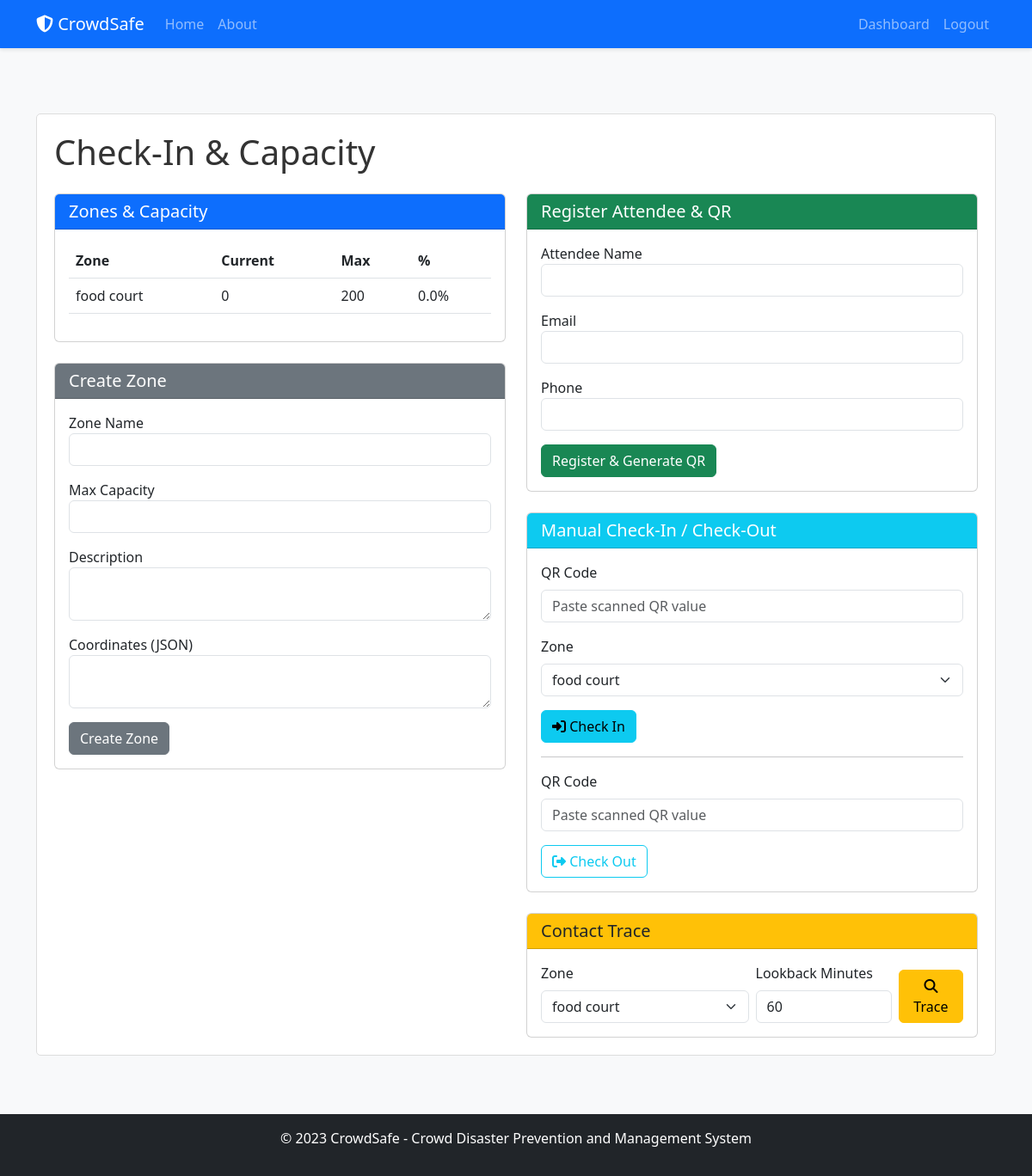
The page /event/3/checkin (signed in) on the database its author committed.
### models.py (models this page shows, shortened)
class Zone(db.Model):
    id = db.Column(db.Integer, primary_key=True)
    name = db.Column(db.String(100), nullable=False)
    description = db.Column(db.Text, nullable=True)
    max_capacity = db.Column(db.Integer, nullable=False)
    current_capacity = db.Column(db.Integer, default=0)
    coordinates = db.Column(db.Text, nullable=True)  # JSON string of polygon coordinates
    event_id = db.Column(db.Integer, db.ForeignKey('event.id'), nullable=False)
    check_ins = db.relationship('CheckIn', backref='zone', lazy=True)
    @property
    def capacity_percentage(self):
        if self.max_capacity == 0:
            return 0
        return (self.current_capacity / self.max_capacity) * 100

### routes.py (the view, shortened to what this page needs)
@app.route('/event/<int:event_id>/checkin', methods=['GET', 'POST'])
@login_required
def checkin_dashboard(event_id):
    event = Event.query.get_or_404(event_id)
    if event.organizer != current_user:
        abort(403)
    zone_form = ZoneForm()
    attendee_form = AttendeeForm()
    checkin_form = CheckInForm()
    zones = Zone.query.filter_by(event_id=event.id).all()
    attendees = Attendee.query.filter_by(event_id=event.id).order_by(Attendee.registration_time.desc()).limit(20).all()
    qr_image = None
    return render_template('checkin_dashboard.html', title='Check-In & Capacity', event=event, zones=zones, attendees=attendees, zone_form=zone_form, attendee_form=attendee_form, checkin_form=checkin_form, qr_image=qr_image)

### forms.py
class ZoneForm(FlaskForm):
    name = StringField('Zone Name', validators=[DataRequired(), Length(min=2, max=100)])
    description = TextAreaField('Description', validators=[Optional()])
    max_capacity = IntegerField('Max Capacity', validators=[DataRequired(), NumberRange(min=1)])
    coordinates = TextAreaField('Coordinates (JSON)', validators=[Optional()])
    submit = SubmitField('Create Zone')

class AttendeeForm(FlaskForm):
    name = StringField('Attendee Name', validators=[DataRequired(), Length(min=2, max=100)])
    email = StringField('Email', validators=[Optional(), Email()])
    phone = StringField('Phone', validators=[Optional(), Length(min=5, max=20)])
    submit = SubmitField('Register & Generate QR')

### models.py (called while the page is built)
@login_manager.user_loader
def load_user(user_id):
    return User.query.get(int(user_id))

### templates/checkin_dashboard.html (shortened to what this page needs)
{% extends "layout.html" %}
{% block content %}
<div class="content-section">
  <h1 class="mb-4">Check-In & Capacity</h1>
  <div class="row">
    <div class="col-md-6">
      <div class="card mb-4">
        <div class="card-header bg-primary text-white">
          <h5 class="mb-0">Zones & Capacity</h5>
        </div>
        <div class="card-body">
          {% if zones %}
          <table class="table" id="capacity-table">
            <thead>
              <tr>
                <th>Zone</th>
                <th>Current</th>
                <th>Max</th>
                <th>%</th>
              </tr>
            </thead>
            <tbody>
            {% for z in zones %}
              <tr data-zone-id="{{ z.id }}">
                <td>{{ z.name }}</td>
                <td class="current-capacity">{{ z.current_capacity }}</td>
                <td>{{ z.max_capacity }}</td>
                <td class="capacity-percentage">{{ '%.1f' % z.capacity_percentage }}%</td>
              </tr>
            {% endfor %}
            </tbody>
          </table>
          {% else %}
            <p class="text-muted">No zones yet. Create one below.</p>
          {% endif %}
        </div>
      </div>
      <div class="card mb-4">
        <div class="card-header bg-secondary text-white">
          <h5 class="mb-0">Create Zone</h5>
        </div>
        <div class="card-body">
          <form action="{{ url_for('create_zone', event_id=event.id) }}" method="post">
            <div class="mb-3">{{ zone_form.name.label }} {{ zone_form.name(class='form-control') }}</div>
            <div class="mb-3">{{ zone_form.max_capacity.label }} {{ zone_form.max_capacity(class='form-control') }}</div>
            <div class="mb-3">{{ zone_form.description.label }} {{ zone_form.description(class='form-control') }}</div>
            <div class="mb-3">{{ zone_form.coordinates.label }} {{ zone_form.coordinates(class='form-control') }}</div>
            {{ zone_form.submit(class='btn btn-secondary') }}
          </form>
        </div>
      </div>
    </div>
    <div class="col-md-6">
      <div class="card mb-4">
        <div class="card-header bg-success text-white">
          <h5 class="mb-0">Register Attendee & QR</h5>
        </div>
        <div class="card-body">
          <form action="{{ url_for('checkin_dashboard', event_id=event.id) }}" method="post">
            <div class="mb-3">{{ attendee_form.name.label }} {{ attendee_form.name(class='form-control') }}</div>
            <div class="mb-3">{{ attendee_form.email.label }} {{ attendee_form.email(class='form-control') }}</div>
            <div class="mb-3">{{ attendee_form.phone.label }} {{ attendee_form.phone(class='form-control') }}</div>
            {{ attendee_form.submit(class='btn btn-success') }}
          </form>
        </div>
      </div>
      <div class="card mb-4">
        <div class="card-header bg-info text-white">
          <h5 class="mb-0">Manual Check-In / Check-Out</h5>
        </div>
        <div class="card-body">
          <form id="checkin-form">
            <div class="mb-3">
              <label for="qr_code" class="form-label">QR Code</label>
              <input type="text" id="qr_code" class="form-control" placeholder="Paste scanned QR value" required />
            </div>
            <div class="mb-3">
              <label for="zone_id" class="form-label">Zone</label>
              <select id="zone_id" class="form-select" required>
                {% for z in zones %}
                  <option value="{{ z.id }}">{{ z.name }}</option>
                {% endfor %}
              </select>
            </div>
            <button class="btn btn-info" type="submit"><i class="fas fa-sign-in-alt"></i> Check In</button>
          </form>
          <hr/>
          <form id="checkout-form">
            <div class="mb-3">
              <label for="qr_code_out" class="form-label">QR Code</label>
              <input type="text" id="qr_code_out" class="form-control" placeholder="Paste scanned QR value" required />
            </div>
            <button class="btn btn-outline-info" type="submit"><i class="fas fa-sign-out-alt"></i> Check Out</button>
          </form>
        </div>
      </div>
      <div class="card">
        <div class="card-header bg-warning text-dark">
          <h5 class="mb-0">Contact Trace</h5>
        </div>
        <div class="card-body">
          <form id="contact-trace-form" class="row g-2 align-items-end">
            <div class="col-md-6">
              <label for="ct_zone_id" class="form-label">Zone</label>
              <select id="ct_zone_id" class="form-select" required>
                {% for z in zones %}
                  <option value="{{ z.id }}">{{ z.name }}</option>
                {% endfor %}
              </select>
            </div>
            <div class="col-md-4">
              <label for="ct_minutes" class="form-label">Lookback Minutes</label>
              <input type="number" id="ct_minutes" class="form-control" value="60" min="5" max="720" required />
            </div>
            <div class="col-md-2">
              <button type="submit" class="btn btn-warning w-100"><i class="fas fa-search"></i> Trace</button>
            </div>
          </form>
        </div>
      </div>
    </div>
  </div>
</div>
{% endblock content %}

### static/css/main.css (style rules this page uses)
body { background-color: #f8f9fa; color: #333; padding-top: 60px; }
.content-section { background: #ffffff; padding: 20px; border: 1px solid #dddddd; border-radius: 5px; margin-bottom: 20px; }

### rows shown on the page
Zone: name "food court", current_capacity "0", max_capacity "200", capacity_percentage "0.0"

### other values the page prints
{{ zone_form.name.label }} "Zone Name"
{{ zone_form.max_capacity.label }} "Max Capacity"
{{ zone_form.description.label }} "Description"
{{ zone_form.coordinates.label }} "Coordinates (JSON)"
{{ attendee_form.name.label }} "Attendee Name"
{{ attendee_form.email.label }} "Email"
{{ attendee_form.phone.label }} "Phone"
form field value "food court"
